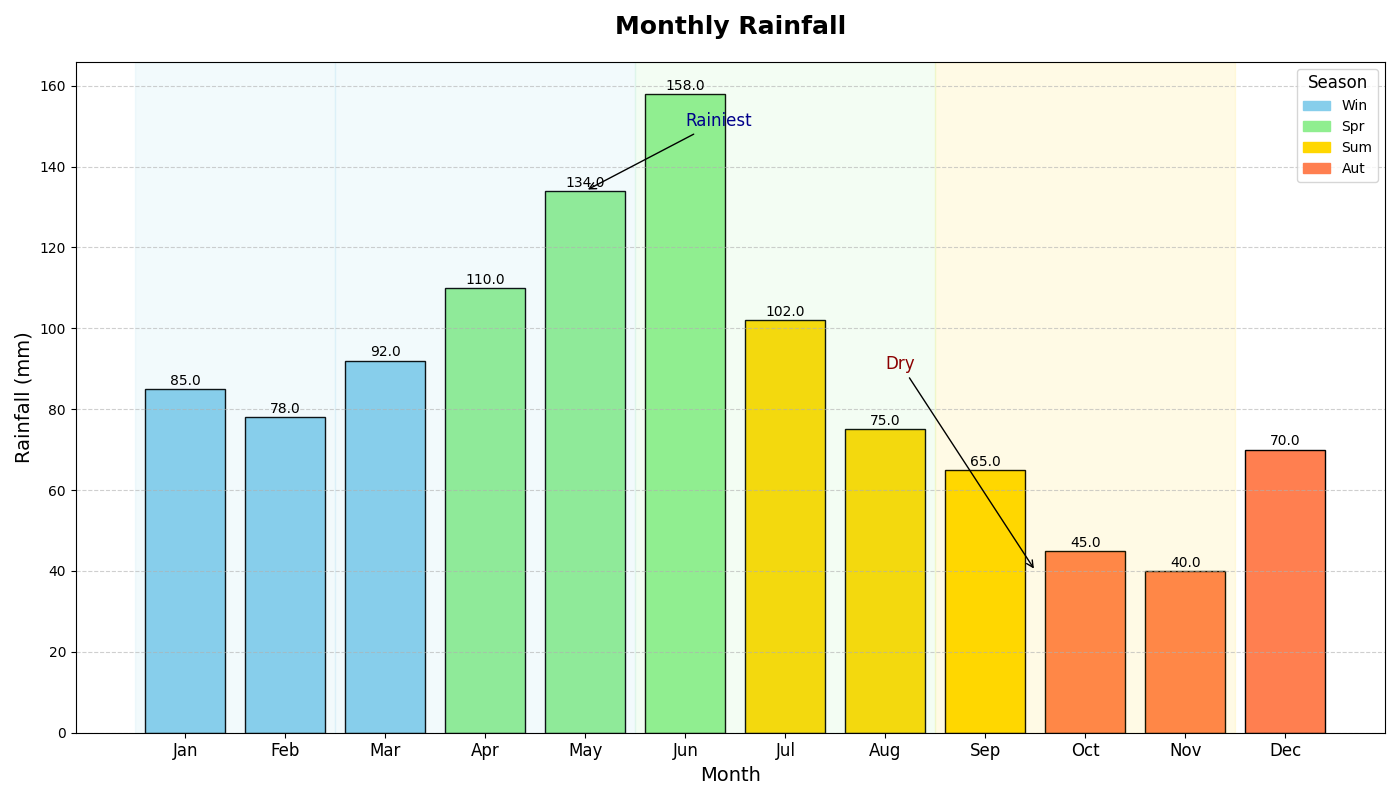

Reproduce this figure in Python.
import matplotlib.pyplot as plt
import numpy as np

# Months and average rainfall (mm)
months = np.arange(1, 13)
rainfall = np.array([85, 78, 92, 110, 134, 158, 102, 75, 65, 45, 40, 70])

# Seasons
season_colors = ['skyblue', 'lightgreen', 'gold', 'coral']
season_labels = [("Winter", 0, 1), ("Spring", 2, 4), ("Summer", 5, 7), ("Autumn", 8, 10)]

fig, ax = plt.subplots(figsize=(14, 8))

# Bar chart
colors = [season_colors[(month - 1) // 3] for month in months]
bars = ax.bar(months, rainfall, color=colors, edgecolor='black')

# Annotate each bar
for bar in bars:
    height = bar.get_height()
    ax.annotate(f'{height:.1f}', xy=(bar.get_x() + bar.get_width() / 2, height), 
                xytext=(0, 3), textcoords='offset points', ha='center', fontsize=10, color='black')

# Titles and labels
ax.set_title("Monthly Rainfall", fontsize=18, fontweight='bold', pad=20)
ax.set_xlabel("Month", fontsize=14)
ax.set_ylabel("Rainfall (mm)", fontsize=14)

# Customize x-ticks
month_labels = ['Jan', 'Feb', 'Mar', 'Apr', 'May', 'Jun', 'Jul', 'Aug', 'Sep', 'Oct', 'Nov', 'Dec']
ax.set_xticks(months)
ax.set_xticklabels(month_labels, fontsize=12)

# Add gridlines
ax.grid(axis='y', linestyle='--', alpha=0.6)

# Legend for seasons
handles = [plt.Rectangle((0, 0), 1, 1, color=season_colors[i], edgecolor='black') for i in range(4)]
ax.legend(handles, ['Win', 'Spr', 'Sum', 'Aut'], title="Season", title_fontsize=12, fontsize=10, loc='upper right')

# Annotations
ax.annotate('Rainiest', xy=(5, rainfall[4]), xytext=(6, 150),
            arrowprops=dict(facecolor='black', arrowstyle='->'), fontsize=12, color='darkblue')
ax.annotate('Dry', xy=(9.5, rainfall[10]), xytext=(8, 90),
            arrowprops=dict(facecolor='black', arrowstyle='->'), fontsize=12, color='darkred')

# Highlight months by seasons
for season, start, end in season_labels:
    ax.axvspan(months[start] - 0.5, months[end + 1] - 0.5, color=season_colors[(start // 3)], alpha=0.1)

plt.tight_layout()
plt.show()
